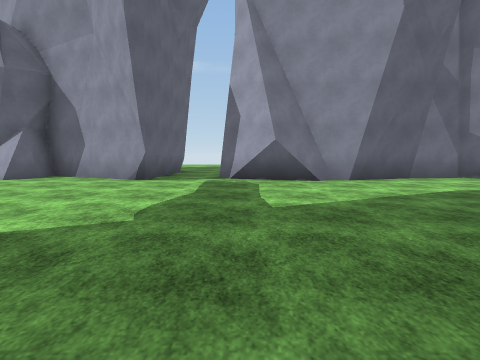
View 1 (above)

17 first-person views from a walk through a Unity game level. The camera is 1.3 m above the floor, tilts 6° down and sees 90° across. The floor is counted in squares, 2 m on a side. Each view is taken from the middle of a square. On the plan, view 1 faces up. The plan holds only what a view shows up to about 9 squares ahead; the rest is blank. The place goes on beyond the plan. Surface patterns are stand-ins for the level's own textures.

View 2
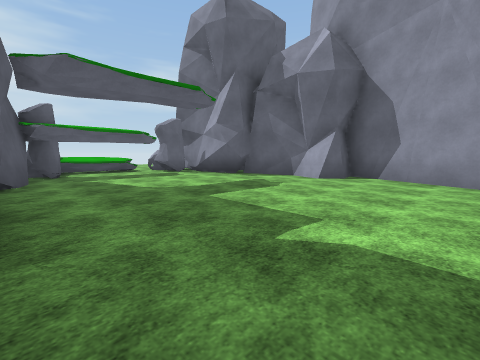

View 3
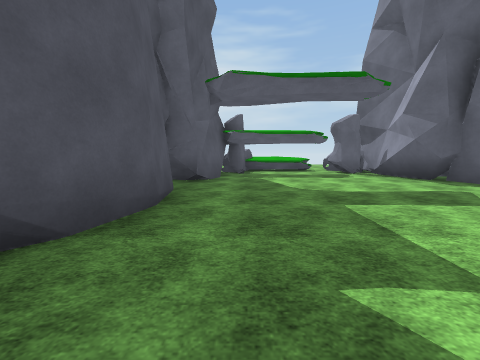

View 4
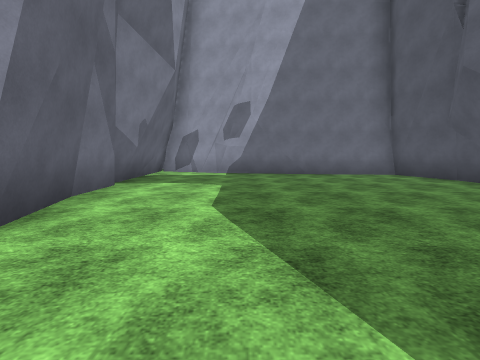

View 5
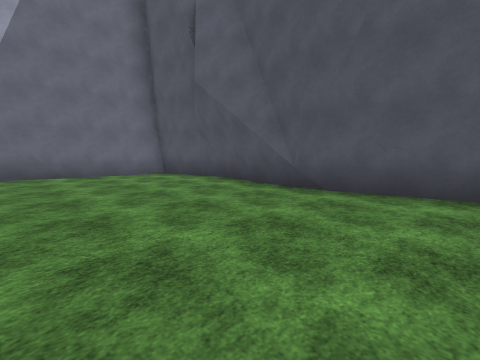

View 6
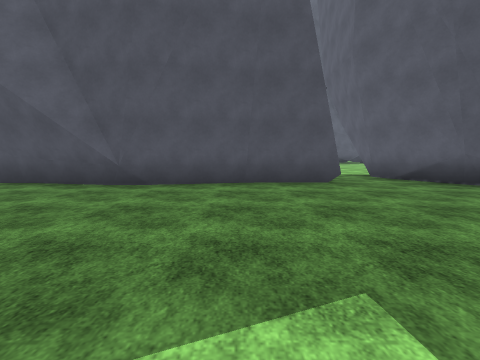

View 7
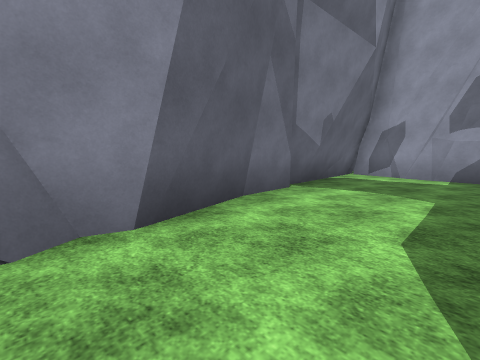

View 8
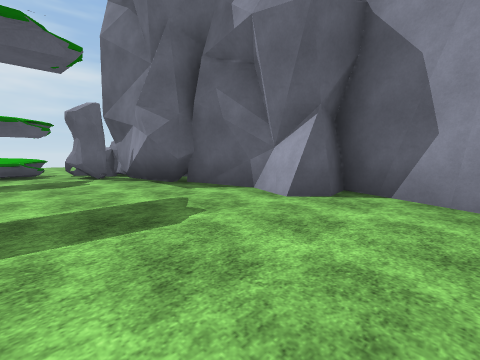

View 9
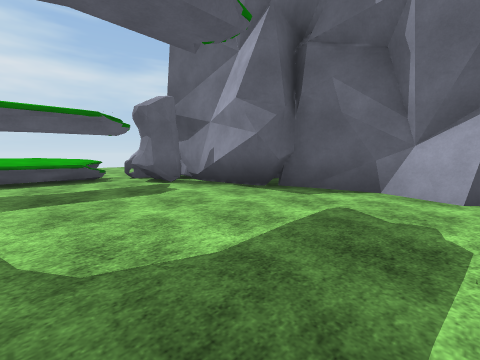

View 10
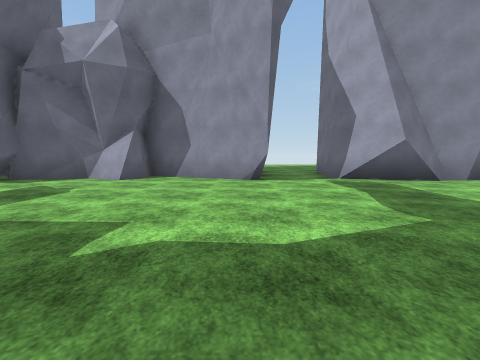

View 11
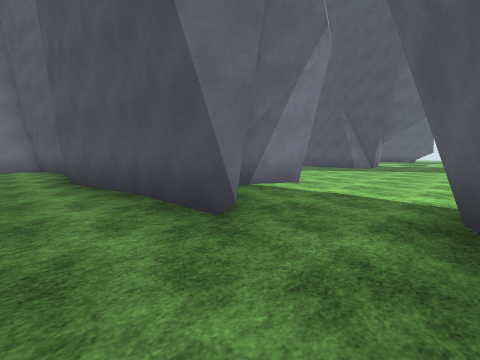

View 12
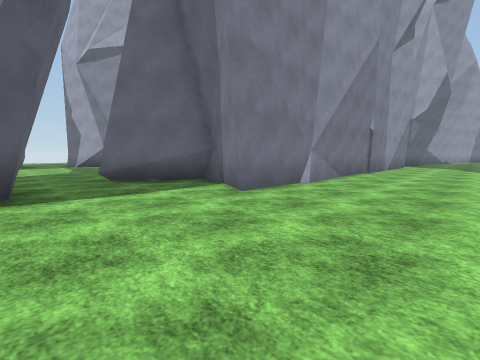

View 13
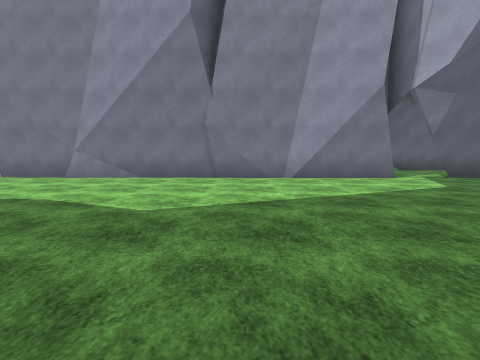

View 14
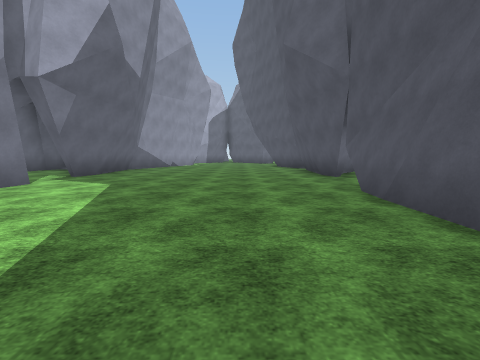

View 15
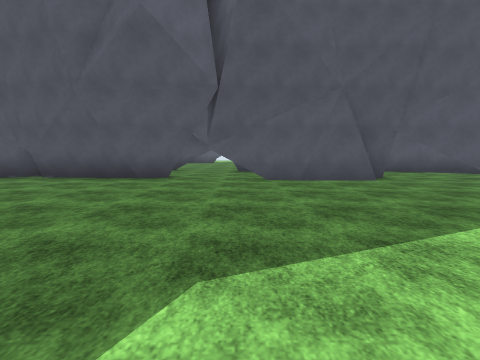

View 16
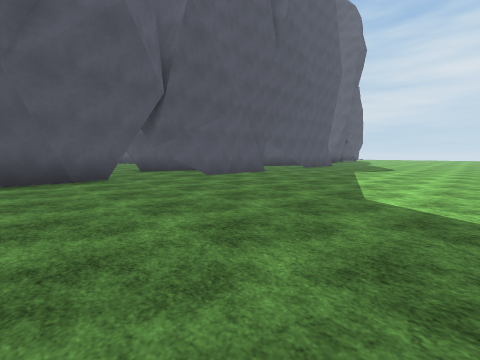

View 17
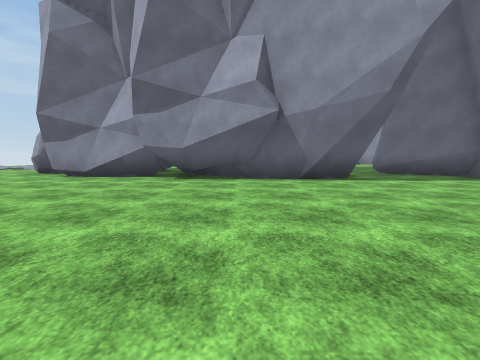

### Floor plan
Key: @ floor where view 1 was taken; # wall or solid block; . floor; / step, stairs or slope; O other object.
Columns run from 13 left of view 1 to 15 right of it. Each row starts with its distance up from view 1.
  9            #.#
  8        #   #.#
  7    #########.## #########
  6  O###......#..###......#
  5 OOO....................#
  4 /......................#
  3  ......................#
  2  .....................##
  1  OO...................#
  0   ###........@........#
 -1 O   ######......###..##
 -2 OO  #######.##### ####      #
 -3 ..#########..##           ...
 -4  ....##..##...#          ...
 -5   ...........############.###
 -6    ..........................
 -7     .........................
 -8      ........................
 -9      ..... ....  ............
-10        .   ...    ...........
-11            ..     ...........
-12                   ##.####....
-13                    ### ...###
-14                        .....#
-15                  ##      ..

Positions as (right, up) in squares from view 1, and headings:
1: (0, 0), facing up
2: (-3, 0), facing up-left
3: (-3, 1), facing left
4: (1, 4), facing right
5: (1, 3), facing down-right
6: (1, 4), facing down
7: (2, 4), facing up-right
8: (-4, 3), facing up-left
9: (-6, 2), facing up-left
10: (-3, 0), facing up
11: (-3, 0), facing down-right
12: (-3, -8), facing up-right
13: (7, -12), facing up
14: (6, -10), facing right
15: (11, -6), facing down
16: (15, -6), facing down-left
17: (-6, -10), facing up
